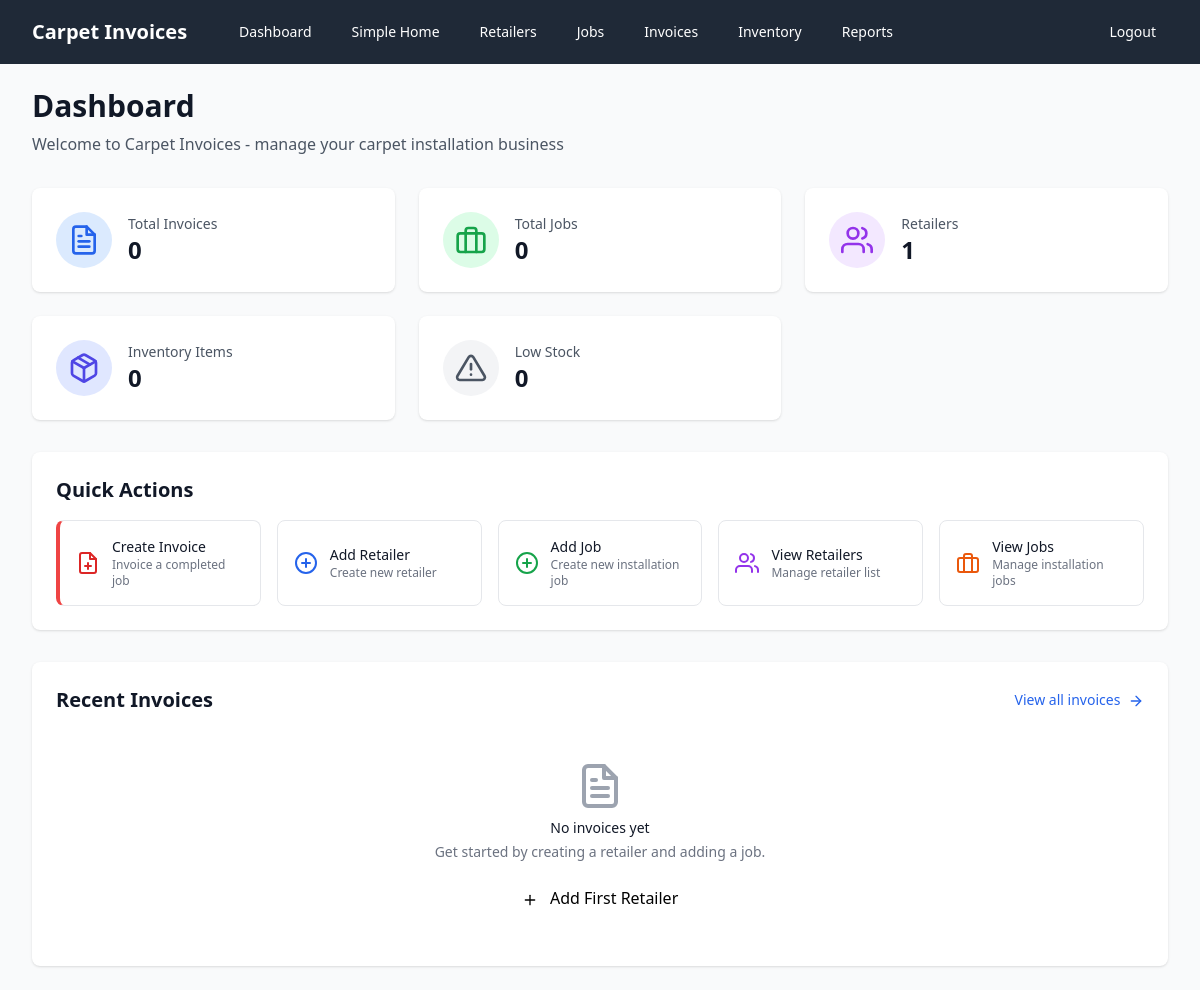
The page / (signed in) on the database as committed earlier.
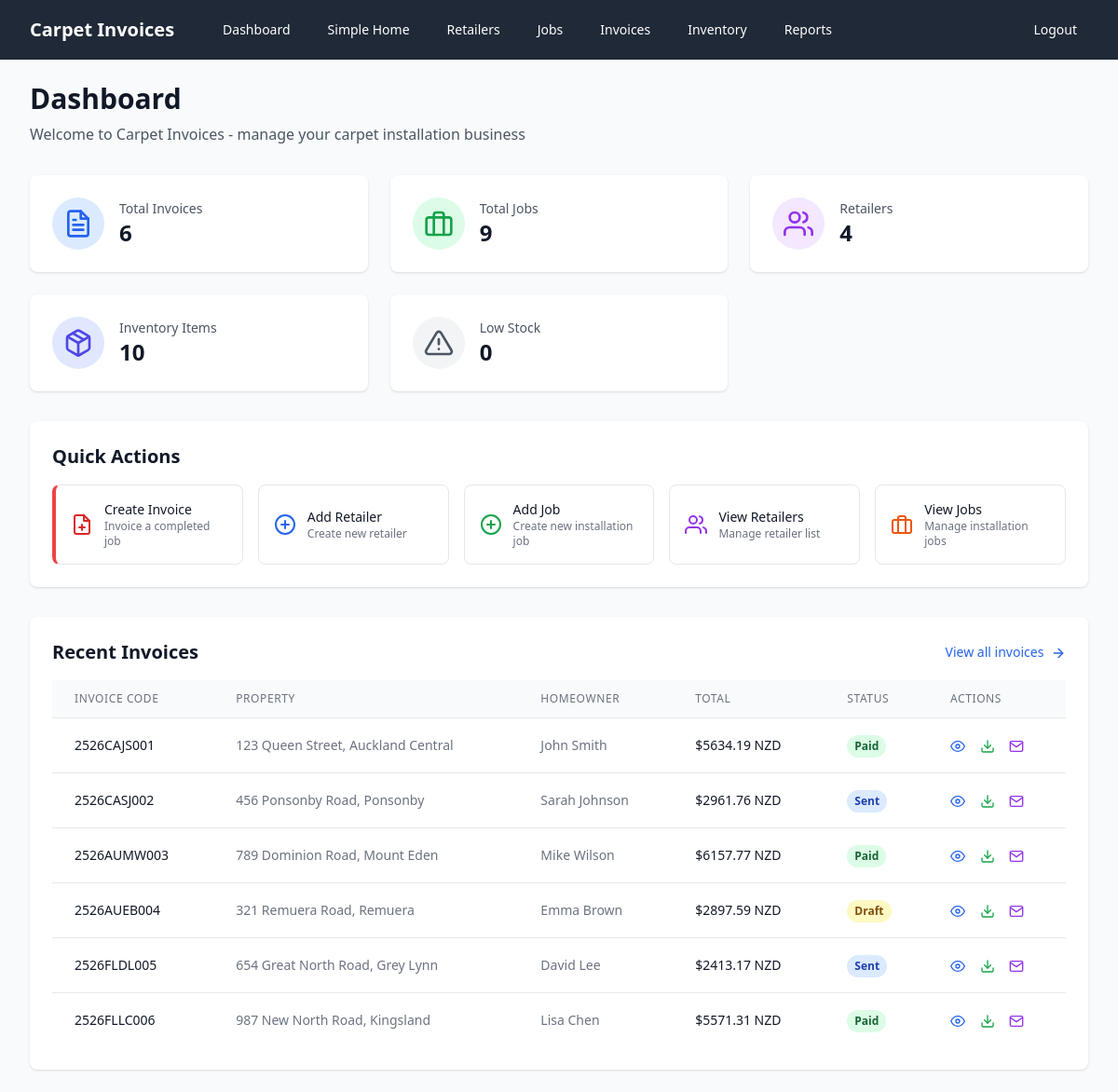
The same page on the database as committed later.
### models.py (models this page shows, shortened)
class Invoice(db.Model):
    id = db.Column(db.Integer, primary_key=True)
    invoice_code = db.Column(db.String(100), unique=True, nullable=False, index=True)
    job_id = db.Column(db.Integer, ForeignKey('job.id'), nullable=False, index=True)
    date_created = db.Column(db.Date, nullable=False, default=datetime.now().date, index=True)
    status = db.Column(db.String(20), nullable=False, default='draft', index=True)  # draft, sent, paid
    gst_percentage = db.Column(db.Float, nullable=False, default=15.0)
    subtotal = db.Column(db.Float, nullable=False, default=0.0)
    gst_amount = db.Column(db.Float, nullable=False, default=0.0)
    total = db.Column(db.Float, nullable=False, default=0.0, index=True)
    job = relationship("Job", back_populates="invoices")
    lines = relationship("InvoiceLine", back_populates="invoice", cascade="all, delete-orphan")
    files = relationship("FileStore", back_populates="invoice", cascade="all, delete-orphan")

class Job(db.Model):
    id = db.Column(db.Integer, primary_key=True)
    street_address = db.Column(db.String(200), nullable=False)
    suburb = db.Column(db.String(100), nullable=False)
    town_city = db.Column(db.String(100), nullable=False)
    retailer_id = db.Column(db.Integer, ForeignKey('retailer.id'), nullable=False)
    homeowner_name = db.Column(db.String(100), nullable=False)
    homeowner_phone = db.Column(db.String(20), nullable=False)
    date_completed = db.Column(db.Date, nullable=False)
    retailer = relationship("Retailer", back_populates="jobs")
    invoices = relationship("Invoice", back_populates="job")

### app.py (the view)
@app.route('/')
def index():
    if not session.get('logged_in'):
        return redirect(url_for('login'))
    recent_invoices = db.session.query(Invoice).join(Job).join(Retailer).limit(10).all()
    total_invoices = db.session.query(Invoice).count()
    total_jobs = db.session.query(Job).count()
    total_retailers = db.session.query(Retailer).count()
    total_inventory_items = db.session.query(InventoryItem).filter_by(is_active=True).count()
    low_stock_items = db.session.query(InventoryItem).filter_by(is_active=True).filter(
        InventoryItem.current_stock <= InventoryItem.minimum_stock
    ).count()
    total_inventory_value = db.session.query(
        db.func.sum(InventoryItem.current_stock * InventoryItem.unit_cost)
    ).filter_by(is_active=True).scalar() or 0
    return render_template('index.html',
                         recent_invoices=recent_invoices,
                         total_invoices=total_invoices,
                         total_jobs=total_jobs,
                         total_retailers=total_retailers,
                         total_inventory_items=total_inventory_items,
                         low_stock_items=low_stock_items,
                         total_inventory_value=total_inventory_value)

### app.py (called while the page is built)
def format_nz_currency(amount):
    return f"${amount:.2f} NZD"

@app.template_filter('nz_currency')
def nz_currency_filter(amount):
    return format_nz_currency(amount)

### templates/index.html (shortened to what the changed rows need)
{% extends "base.html" %}
{% block content %}
<div class="mb-8">
    <h1 class="text-3xl font-bold text-gray-900">Dashboard</h1>
</div>
<div class="grid grid-cols-1 md:grid-cols-2 lg:grid-cols-3 xl:grid-cols-6 gap-6 mb-8">
    <div class="bg-white rounded-lg shadow p-6">
        <div class="flex items-center">
            <div class="ml-4">
                <p class="text-sm font-medium text-gray-600">Total Invoices</p>
                <p class="text-2xl font-bold text-gray-900">{{ total_invoices }}</p>
            </div>
        </div>
    </div>
    <div class="bg-white rounded-lg shadow p-6">
        <div class="flex items-center">
            <div class="ml-4">
                <p class="text-sm font-medium text-gray-600">Total Jobs</p>
                <p class="text-2xl font-bold text-gray-900">{{ total_jobs }}</p>
            </div>
        </div>
    </div>
    <div class="bg-white rounded-lg shadow p-6">
        <div class="flex items-center">
            <div class="ml-4">
                <p class="text-sm font-medium text-gray-600">Retailers</p>
                <p class="text-2xl font-bold text-gray-900">{{ total_retailers }}</p>
            </div>
        </div>
    </div>
    <div class="bg-white rounded-lg shadow p-6">
        <div class="flex items-center">
            <div class="ml-4">
                <p class="text-sm font-medium text-gray-600">Inventory Items</p>
                <p class="text-2xl font-bold text-gray-900">{{ total_inventory_items }}</p>
            </div>
        </div>
    </div>
</div>
<div class="bg-white rounded-lg shadow mb-8">
    <div class="p-6">
        <h2 class="text-xl font-semibold text-gray-900 mb-4">Quick Actions</h2>
    </div>
</div>
<div class="bg-white rounded-lg shadow">
    <div class="p-6">
        <div class="flex items-center justify-between mb-4">
            <h2 class="text-xl font-semibold text-gray-900">Recent Invoices</h2>
        </div>
        {% if recent_invoices %}
        <div class="overflow-x-auto">
            <table class="min-w-full divide-y divide-gray-200">
                <thead class="bg-gray-50">
                    <tr>
                        <th class="px-6 py-3 text-left text-xs font-medium text-gray-500 uppercase tracking-wider">Invoice Code</th>
                        <th class="px-6 py-3 text-left text-xs font-medium text-gray-500 uppercase tracking-wider">Property</th>
                        <th class="px-6 py-3 text-left text-xs font-medium text-gray-500 uppercase tracking-wider">Homeowner</th>
                        <th class="px-6 py-3 text-left text-xs font-medium text-gray-500 uppercase tracking-wider">Total</th>
                        <th class="px-6 py-3 text-left text-xs font-medium text-gray-500 uppercase tracking-wider">Status</th>
                        <th class="px-6 py-3 text-left text-xs font-medium text-gray-500 uppercase tracking-wider">Actions</th>
                    </tr>
                </thead>
                <tbody class="bg-white divide-y divide-gray-200">
                    {% for invoice in recent_invoices %}
                    <tr class="hover:bg-gray-50">
                        <td class="px-6 py-4 whitespace-nowrap text-sm font-medium text-gray-900">
                            {{ invoice.invoice_code }}
                        </td>
                        <td class="px-6 py-4 whitespace-nowrap text-sm text-gray-500">
                            {{ invoice.job.street_address }}, {{ invoice.job.suburb }}
                        </td>
                        <td class="px-6 py-4 whitespace-nowrap text-sm text-gray-500">
                            {{ invoice.job.homeowner_name }}
                        </td>
                        <td class="px-6 py-4 whitespace-nowrap text-sm text-gray-900 font-medium">
                            {{ invoice.total | nz_currency }}
                        </td>
                        <td class="px-6 py-4 whitespace-nowrap">
                            <span class="inline-flex px-2 py-1 text-xs font-semibold rounded-full
                                {% if invoice.status == 'paid' %}bg-green-100 text-green-800
                                {% elif invoice.status == 'sent' %}bg-blue-100 text-blue-800
                                {% else %}bg-yellow-100 text-yellow-800{% endif %}">
                                {{ invoice.status.title() }}
                            </span>
                        </td>
                        <td class="px-6 py-4 whitespace-nowrap text-sm font-medium">
                            <a href="{{ url_for('invoice_preview', invoice_id=invoice.id) }}" class="text-blue-600 hover:text-blue-800 mr-3">
                                <i data-feather="eye" class="inline h-4 w-4"></i>
                            </a>
                            <a href="{{ url_for('invoice_pdf', invoice_id=invoice.id) }}" class="text-green-600 hover:text-green-800 mr-3">
                                <i data-feather="download" class="inline h-4 w-4"></i>
                            </a>
                            <a href="{{ url_for('invoice_email', invoice_id=invoice.id) }}" class="text-purple-600 hover:text-purple-800">
                                <i data-feather="mail" class="inline h-4 w-4"></i>
                            </a>
                        </td>
                    </tr>
                    {% endfor %}
                </tbody>
            </table>
        </div>
        {% else %}
        <div class="text-center py-8">
            <i data-feather="file-text" class="mx-auto h-12 w-12 text-gray-400"></i>
            <h3 class="mt-2 text-sm font-medium text-gray-900">No invoices yet</h3>
            <p class="mt-1 text-sm text-gray-500">Get started by creating a retailer and adding a job.</p>
            <div class="mt-6">
                <a href="{{ url_for('add_retailer') }}" class="btn-primary">
                    <i data-feather="plus" class="inline h-4 w-4 mr-2"></i>
                    Add First Retailer
                </a>
            </div>
        </div>
        {% endif %}
    </div>
</div>
{% endblock %}

Rows that differ between the two databases and show on the page:
added Invoice: invoice_code "2526CAJS001", job.street_address "123 Queen Street", job.suburb "Auckland Central", job.homeowner_name "John Smith", total|nz_currency "$5634.19 NZD", status "Paid"
added Invoice: invoice_code "2526CASJ002", job.street_address "456 Ponsonby Road", job.suburb "Ponsonby", job.homeowner_name "Sarah Johnson", total|nz_currency "$2961.76 NZD", status "Sent"
added Invoice: invoice_code "2526AUMW003", job.street_address "789 Dominion Road", job.suburb "Mount Eden", job.homeowner_name "Mike Wilson", total|nz_currency "$6157.77 NZD", status "Paid"
added Invoice: invoice_code "2526AUEB004", job.street_address "321 Remuera Road", job.suburb "Remuera", job.homeowner_name "Emma Brown", total|nz_currency "$2897.59 NZD", status "Draft"
added Invoice: invoice_code "2526FLDL005", job.street_address "654 Great North Road", job.suburb "Grey Lynn", job.homeowner_name "David Lee", total|nz_currency "$2413.17 NZD", status "Sent"
added Invoice: invoice_code "2526FLLC006", job.street_address "987 New North Road", job.suburb "Kingsland", job.homeowner_name "Lisa Chen", total|nz_currency "$5571.31 NZD", status "Paid"
Other text that changed with them:
{{ total_invoices }}: "0" → "6"
{{ total_jobs }}: "0" → "9"
{{ total_retailers }}: "1" → "4"
{{ total_inventory_items }}: "0" → "10"
text no longer shown: "No invoices yet Get started by creating a retailer and adding a job. Add First Retailer"
text now shown: "INVOICE CODE PROPERTY HOMEOWNER TOTAL STATUS ACTIONS"
